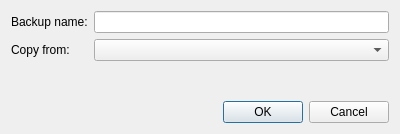
<?xml version="1.0" encoding="UTF-8"?>
<ui version="4.0">
 <class>AddBackupDialog</class>
 <widget class="QDialog" name="AddBackupDialog">
  <property name="geometry">
   <rect>
    <x>0</x>
    <y>0</y>
    <width>400</width>
    <height>134</height>
   </rect>
  </property>
  <property name="windowTitle">
   <string>Add Backup</string>
  </property>
  <layout class="QFormLayout" name="formLayout">
   <item row="0" column="0">
    <widget class="QLabel" name="label">
     <property name="toolTip">
      <string>Name for the new backup</string>
     </property>
     <property name="text">
      <string>Backup name:</string>
     </property>
    </widget>
   </item>
   <item row="0" column="1">
    <widget class="ValidatingLineEdit" name="name_field"/>
   </item>
   <item row="1" column="0">
    <widget class="QLabel" name="label_2">
     <property name="toolTip">
      <string>Data from this backup will be copied to create the new backup</string>
     </property>
     <property name="text">
      <string>Copy from:</string>
     </property>
    </widget>
   </item>
   <item row="1" column="1">
    <widget class="QComboBox" name="copy_from_box"/>
   </item>
   <item row="2" column="1">
    <spacer name="verticalSpacer">
     <property name="orientation">
      <enum>Qt::Vertical</enum>
     </property>
     <property name="sizeHint" stdset="0">
      <size>
       <width>295</width>
       <height>27</height>
      </size>
     </property>
    </spacer>
   </item>
   <item row="3" column="1">
    <widget class="QDialogButtonBox" name="buttonBox">
     <property name="orientation">
      <enum>Qt::Horizontal</enum>
     </property>
     <property name="standardButtons">
      <set>QDialogButtonBox::Cancel|QDialogButtonBox::Ok</set>
     </property>
    </widget>
   </item>
  </layout>
 </widget>
 <customwidgets>
  <customwidget>
   <class>ValidatingLineEdit</class>
   <extends>QLineEdit</extends>
   <header>ui/validatinglineedit.h</header>
  </customwidget>
 </customwidgets>
 <resources/>
 <connections>
  <connection>
   <sender>buttonBox</sender>
   <signal>accepted()</signal>
   <receiver>AddBackupDialog</receiver>
   <slot>accept()</slot>
   <hints>
    <hint type="sourcelabel">
     <x>248</x>
     <y>254</y>
    </hint>
    <hint type="destinationlabel">
     <x>157</x>
     <y>274</y>
    </hint>
   </hints>
  </connection>
  <connection>
   <sender>buttonBox</sender>
   <signal>rejected()</signal>
   <receiver>AddBackupDialog</receiver>
   <slot>reject()</slot>
   <hints>
    <hint type="sourcelabel">
     <x>316</x>
     <y>260</y>
    </hint>
    <hint type="destinationlabel">
     <x>286</x>
     <y>274</y>
    </hint>
   </hints>
  </connection>
 </connections>
</ui>
